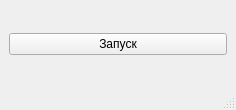
<?xml version="1.0" encoding="UTF-8"?>
<ui version="4.0">
 <class>ViewClass</class>
 <widget class="QMainWindow" name="ViewClass">
  <property name="geometry">
   <rect>
    <x>0</x>
    <y>0</y>
    <width>236</width>
    <height>110</height>
   </rect>
  </property>
  <property name="windowTitle">
   <string>Система инвентаризации</string>
  </property>
  <widget class="QWidget" name="centralwidget">
   <layout class="QGridLayout" name="gridLayout">
    <item row="0" column="0">
     <widget class="QPushButton" name="pushButtonStart">
      <property name="text">
       <string>Запуск</string>
      </property>
     </widget>
    </item>
   </layout>
  </widget>
  <widget class="QMenuBar" name="menubar">
   <property name="geometry">
    <rect>
     <x>0</x>
     <y>0</y>
     <width>236</width>
     <height>22</height>
    </rect>
   </property>
  </widget>
  <widget class="QStatusBar" name="statusbar"/>
  <action name="actionAddBuild">
   <property name="text">
    <string>здание</string>
   </property>
  </action>
  <action name="actionAddRoom">
   <property name="text">
    <string>комнату</string>
   </property>
  </action>
  <action name="actionAddItem">
   <property name="text">
    <string>оборудование</string>
   </property>
  </action>
  <action name="action_4">
   <property name="text">
    <string>О  прорамме</string>
   </property>
  </action>
 </widget>
 <resources/>
 <connections/>
</ui>
